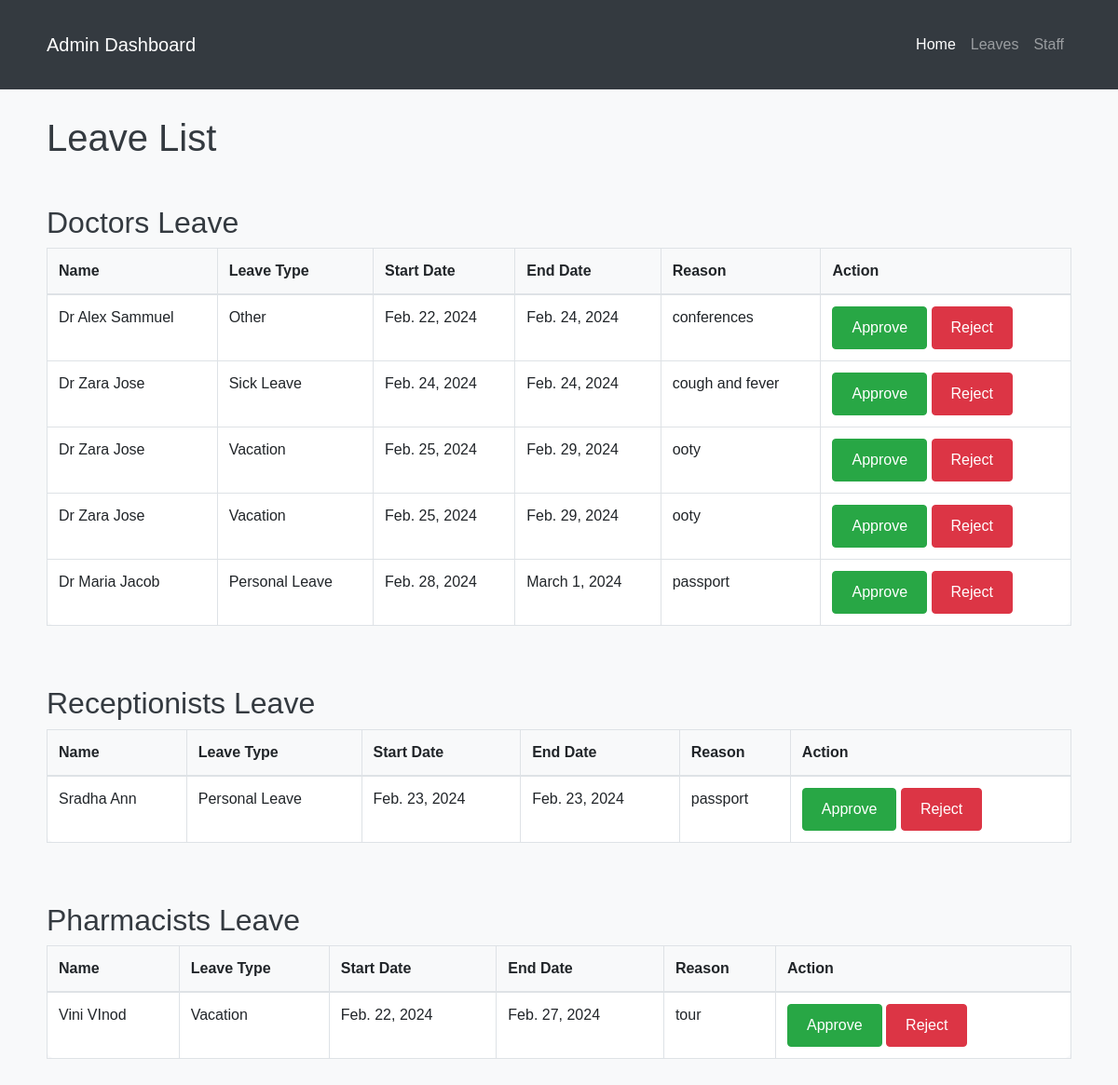
The app's page /leave-list/ (signed in) with its own data.
### eyeapp/models.py (models this page shows, shortened)
class Leave(models.Model):
    LEAVE_CHOICES = [
        ('Sick Leave', 'Sick Leave'),
        ('Vacation', 'Vacation'),
        ('Personal Leave', 'Personal Leave'),
        ('Other', 'Other')
    ]
    docs_member = models.ForeignKey(Docs, on_delete=models.CASCADE, blank=True, null=True)
    rep_member = models.ForeignKey(Rep, on_delete=models.CASCADE, blank=True, null=True)
    phar_member = models.ForeignKey(Phar, on_delete=models.CASCADE, blank=True, null=True)
    leave_type = models.CharField(max_length=20, choices=LEAVE_CHOICES)
    start_date = models.DateField(null=True, blank=True)
    end_date = models.DateField(null=True, blank=True)
    reason = models.TextField(null=True, blank=True)
    status = models.CharField(max_length=20, default='Pending',null=True, blank=True)

class Docs(models.Model):
    user = models.ForeignKey(CustomUser, on_delete=models.CASCADE, blank=True, null=True)
    Dep_id = models.ForeignKey(Deps, on_delete=models.CASCADE)
    Name = models.CharField(max_length=110)
    dob = models.CharField(max_length=50, blank=True, null=True)
    city = models.TextField()
    address = models.CharField(max_length=50, blank=True, null=True)
    phn = models.IntegerField()
    gender = models.CharField(max_length=10, choices=[('Male', 'Male'), ('Female', 'Female'), ('Others', 'Others')], blank=True, null=True)
    state = models.CharField(max_length=100, null=True, blank=True)
    country = models.CharField(max_length=100, null=True, blank=True)
    institution = models.CharField(max_length=100, null=True, blank=True)
    subject = models.CharField(max_length=100, null=True, blank=True)
    degree = models.CharField(max_length=100, null=True, blank=True)
    year = models.CharField(max_length=100, null=True, blank=True)
    reset_password = models.CharField(max_length=128, null=True, blank=True)  # New field for reset password

class Rep(models.Model):
    user = models.ForeignKey(CustomUser, on_delete=models.CASCADE, blank=True, null=True)
    Name = models.CharField(max_length=110)
    dob = models.CharField(max_length=50, blank=True, null=True)
    city = models.CharField(max_length=110,blank=True, null=True)
    address = models.CharField(max_length=50, blank=True, null=True)
    phn = models.IntegerField()
    gender = models.CharField(max_length=10, choices=[('Male', 'Male'), ('Female', 'Female'), ('Others', 'Others')], blank=True, null=True)
    state = models.CharField(max_length=100, null=True, blank=True)
    country = models.CharField(max_length=100, null=True, blank=True)
    institution = models.CharField(max_length=100, null=True, blank=True)
    subject = models.CharField(max_length=100, null=True, blank=True)
    degree = models.CharField(max_length=100, null=True, blank=True)
    year = models.CharField(max_length=100, null=True, blank=True)
    reset_password = models.CharField(max_length=128, null=True, blank=True)  # New field for reset password

class Phar(models.Model):
        user = models.ForeignKey(CustomUser, on_delete=models.CASCADE, blank=True, null=True)
        Name = models.CharField(max_length=110)
        dob = models.CharField(max_length=50, blank=True, null=True)
        city = models.CharField(max_length=110,blank=True, null=True)
        address = models.CharField(max_length=50, blank=True, null=True)
        phn = models.IntegerField()
        gender = models.CharField(max_length=10, choices=[('Male', 'Male'), ('Female', 'Female'), ('Others', 'Others')], blank=True, null=True)
        state = models.CharField(max_length=100, null=True, blank=True)
        country = models.CharField(max_length=100, null=True, blank=True)
        institution = models.CharField(max_length=100, null=True, blank=True)
        subject = models.CharField(max_length=100, null=True, blank=True)
        degree = models.CharField(max_length=100, null=True, blank=True)
        year = models.CharField(max_length=100, null=True, blank=True)
        reset_password = models.CharField(max_length=128, null=True, blank=True)  # New field for reset password

### eyeapp/views.py (the view)
# urls.py: path('leave-list/', views.leave_list, name='leave_list'),
@login_required
def leave_list(request):
    doctor_leaves = Leave.objects.filter(docs_member__isnull=False)
    receptionist_leaves = Leave.objects.filter(rep_member__isnull=False)
    pharmacist_leaves = Leave.objects.filter(phar_member__isnull=False)
    context = {
        'doctor_leaves': doctor_leaves,
        'receptionist_leaves': receptionist_leaves,
        'pharmacist_leaves': pharmacist_leaves
    }
    return render(request, 'leave_list.html', context)

### templates/leave_list.html (shortened to what this page needs)
<!DOCTYPE html>
<html lang="en">
<head>
    <link rel="stylesheet" href="https://stackpath.bootstrapcdn.com/bootstrap/4.5.2/css/bootstrap.min.css">
</head>
<body>
    <nav class="navbar navbar-expand-lg navbar-dark bg-dark fixed-top">
        <div class="container">
            <a class="navbar-brand" href="#">Admin Dashboard</a>
            <div class="collapse navbar-collapse" id="navbarNav">
                <ul class="navbar-nav ml-auto">
                    <li class="nav-item active">
                        <a class="nav-link" href="{% url 'chart' %}">Home</a>
                    </li>
                    <li class="nav-item">
                        <a class="nav-link" href="#">Leaves</a>
                    </li>
                    <li class="nav-item">
                        <a class="nav-link" href="#">Staff</a>
                    </li>
                </ul>
            </div>
        </div>
    </nav>
    <div class="container">
        <h1 class="mt-5">Leave List</h1>
        <h2 class="mt-5">Doctors Leave</h2>
        <div class="table-responsive">
            <table class="table table-bordered">
                <thead>
                    <tr>
                        <th>Name</th>
                        <th>Leave Type</th>
                        <th>Start Date</th>
                        <th>End Date</th>
                        <th>Reason</th>
                        <th>Action</th>
                    </tr>
                </thead>
                <tbody>
                    {% for leave in doctor_leaves %}
                    <tr>
                        <td>{{ leave.docs_member.Name }}</td>
                        <td>{{ leave.leave_type }}</td>
                        <td>{{ leave.start_date }}</td>
                        <td>{{ leave.end_date }}</td>
                        <td>{{ leave.reason }}</td>
                        <td>
                            <button type="button" class="btn btn-success btn-approve" data-leave-id="{{ leave.id }}">Approve</button>
                            <button type="button" class="btn btn-danger btn-reject" data-leave-id="{{ leave.id }}">Reject</button>
                        </td>
                    </tr>
                    {% endfor %}
                </tbody>
            </table>
        </div>
        <h2 class="mt-5">Receptionists Leave</h2>
        <div class="table-responsive">
            <table class="table table-bordered">
                <thead>
                    <tr>
                        <th>Name</th>
                        <th>Leave Type</th>
                        <th>Start Date</th>
                        <th>End Date</th>
                        <th>Reason</th>
                        <th>Action</th>
                    </tr>
                </thead>
                <tbody>
                    {% for leave in receptionist_leaves %}
                    <tr>
                        <td>{{ leave.rep_member.Name }}</td>
                        <td>{{ leave.leave_type }}</td>
                        <td>{{ leave.start_date }}</td>
                        <td>{{ leave.end_date }}</td>
                        <td>{{ leave.reason }}</td>
                        <td>
                            <button type="button" class="btn btn-success btn-approve" data-leave-id="{{ leave.id }}">Approve</button>
                            <button type="button" class="btn btn-danger btn-reject" data-leave-id="{{ leave.id }}">Reject</button>
                        </td>
                    </tr>
                    {% endfor %}
                </tbody>
            </table>
        </div>
        <h2 class="mt-5">Pharmacists Leave</h2>
        <div class="table-responsive">
            <table class="table table-bordered">
                <thead>
                    <tr>
                        <th>Name</th>
                        <th>Leave Type</th>
                        <th>Start Date</th>
                        <th>End Date</th>
                        <th>Reason</th>
                        <th>Action</th>
                    </tr>
                </thead>
                <tbody>
                    {% for leave in pharmacist_leaves %}
                    <tr>
                        <td>{{ leave.phar_member.Name }}</td>
                        <td>{{ leave.leave_type }}</td>
                        <td>{{ leave.start_date }}</td>
                        <td>{{ leave.end_date }}</td>
                        <td>{{ leave.reason }}</td>
                        <td>
                            <button type="button" class="btn btn-success btn-approve" data-leave-id="{{ leave.id }}">Approve</button>
                            <button type="button" class="btn btn-danger btn-reject" data-leave-id="{{ leave.id }}">Reject</button>
                        </td>
                    </tr>
                    {% endfor %}
                </tbody>
            </table>
        </div>
    </div>
</body>
</html>

### templates/leave_list.html (style rules this page uses)
body { font-family: Arial, sans-serif; background-color: #f8f9fa; padding-top: 56px; }
.container { padding: 20px; }
h1, h2 { color: #343a40; }
table { width: 100%; margin-bottom: 20px; background-color: #fff; border-radius: 10px; }
th, td { padding: 10px; text-align: left; border-bottom: 1px solid #dee2e6; }
thead { background-color: #f8f9fa; }
.table-bordered th, .table-bordered td { border: 1px solid #dee2e6; }
.btn { padding: 10px 20px; }

### records on screen
Leave: docs_member.Name "Dr Alex Sammuel", leave_type "Other", start_date "Feb. 22, 2024", end_date "Feb. 24, 2024", reason "conferences"
Leave: docs_member.Name "Dr Zara Jose", leave_type "Sick Leave", start_date "Feb. 24, 2024", end_date "Feb. 24, 2024", reason "cough and fever"
Leave: docs_member.Name "Dr Zara Jose", leave_type "Vacation", start_date "Feb. 25, 2024", end_date "Feb. 29, 2024", reason "ooty"
Leave: docs_member.Name "Dr Zara Jose", leave_type "Vacation", start_date "Feb. 25, 2024", end_date "Feb. 29, 2024", reason "ooty"
Leave: docs_member.Name "Dr Maria Jacob", leave_type "Personal Leave", start_date "Feb. 28, 2024", end_date "March 1, 2024", reason "passport"
Leave: rep_member.Name "Sradha Ann", leave_type "Personal Leave", start_date "Feb. 23, 2024", end_date "Feb. 23, 2024", reason "passport"
Leave: phar_member.Name "Vini VInod", leave_type "Vacation", start_date "Feb. 22, 2024", end_date "Feb. 27, 2024", reason "tour"
